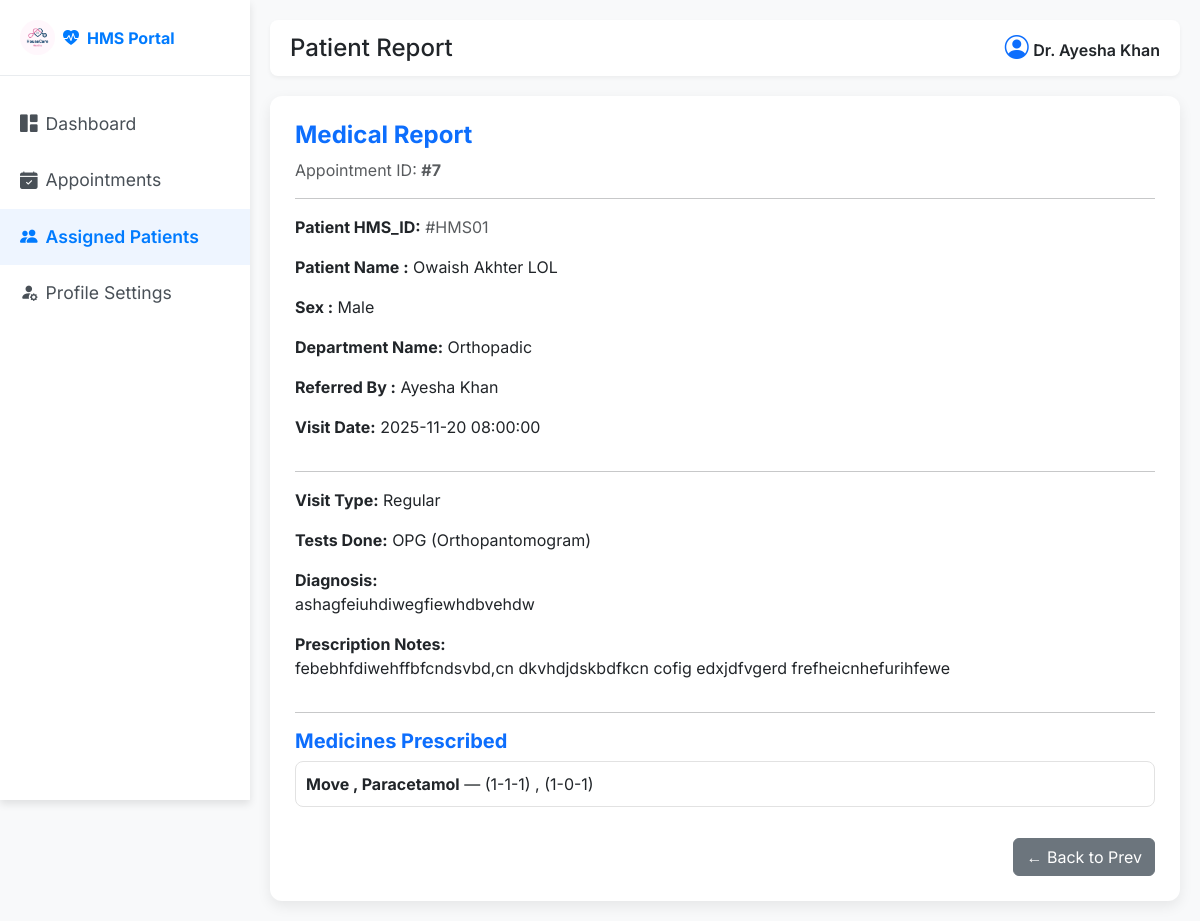
The app's page /doctor/view_report/7 (signed in) with its own data.
### back_app/models.py (models this page shows)
class User(db.Model, UserMixin):
    __tablename__ = 'user'
    id = db.Column(db.Integer, primary_key=True)
    full_name = db.Column(db.String(150), nullable=False)
    email = db.Column(db.String(150), unique=True, nullable=False)
    password = db.Column(db.String(150), nullable=False)
    phone_number = db.Column(db.String(15), nullable=False)
    age = db.Column(db.Integer(),  nullable=False)
    gender = db.Column(db.String(10) , nullable=False)
    role = db.Column(db.String(50), nullable=False ,default='Patient')  # 'admin', 'doctor', 'patient'
    profile_picture = db.Column(db.String(250), nullable=True, default='default.png')
    created_at = db.Column(db.DateTime, default=datetime.utcnow)
    doctor = db.relationship('Doctor', backref='user', uselist=False, cascade="all, delete-orphan")
    patient = db.relationship('Patient', backref='user', uselist=False, cascade="all, delete-orphan")

class Appointment(db.Model):
    __tablename__ = 'appointment'
    id = db.Column(db.Integer, primary_key=True)
    patient_id = db.Column(db.Integer, db.ForeignKey('patient.id'), nullable=False)
    doctor_id = db.Column(db.Integer, db.ForeignKey('doctor.id'), nullable=False)
    appointment_datetime = db.Column(db.DateTime, nullable=False)
    status = db.Column(db.String(50), nullable=False, default='Scheduled')  # 'Scheduled', 'Completed', 'Cancelled'
    created_at = db.Column(db.DateTime, default=datetime.utcnow)
    history = db.relationship('PatientHistory', backref='appointment', uselist=False, cascade="all, delete-orphan")

class Patient(db.Model):
    __tablename__ = 'patient'
    id = db.Column(db.Integer, primary_key=True)
    user_id = db.Column(db.Integer, db.ForeignKey('user.id'), nullable=False, unique=True)
    date_of_birth = db.Column(db.Date, nullable=True)
    gender = db.Column(db.String(10), nullable=True)
    address = db.Column(db.String(250), nullable=True)
    is_active = db.Column(db.Boolean, default=True)
    appointments = db.relationship('Appointment', backref='patient')

class Doctor(db.Model):
    __tablename__ = 'doctor'
    id = db.Column(db.Integer, primary_key=True)
    user_id = db.Column(db.Integer, db.ForeignKey('user.id'), nullable=False, unique=True)
    department_id = db.Column(db.Integer, db.ForeignKey('department.id'), nullable=False)
    qualification = db.Column(db.String(150), nullable=False)
    specialization = db.Column(db.String(100), nullable=False)
    experience_years = db.Column(db.Integer, nullable=False)
    bio = db.Column(db.Text, nullable=True)
    is_active = db.Column(db.Boolean, default=True)
    appointments = db.relationship('Appointment', backref='doctor')
    availabilities = db.relationship('DoctorAvailability', backref='doctor', cascade="all, delete-orphan")

class PatientHistory(db.Model):
    __tablename__ = 'patient_history'
    id = db.Column(db.Integer, primary_key=True)
    appointment_id = db.Column(db.Integer, db.ForeignKey('appointment.id'), nullable=False, unique=True)
    visit_type = db.Column(db.String(100))
    tests_done = db.Column(db.String(255))
    diagnosis = db.Column(db.Text)
    prescription_notes = db.Column(db.Text)
    medicines = db.relationship('PrescribedMedicine', backref='history', cascade="all, delete-orphan")

class PrescribedMedicine(db.Model):
    __tablename__ = 'prescribe_medicine'
    id = db.Column(db.Integer, primary_key=True)
    history_id = db.Column(db.Integer, db.ForeignKey('patient_history.id'), nullable=False)
    medicine_name = db.Column(db.String(150))
    dosage = db.Column(db.String(150))

### back_app/routes.py (the view)
@main.route('/doctor/view_report/<int:appointment_id>')
@login_required
def view_patient_report(appointment_id):
    if current_user.role.lower() != 'doctor':
        flash("Access denied ,Danger!")
        return redirect(url_for('main.home'))
    appointment = Appointment.query.get_or_404(appointment_id)
    if appointment.doctor_id != current_user.doctor.id:
        flash("Unauthorized Access!", "danger")
        return redirect(url_for('main.doctor_dashboard'))
    return render_template("doctor/patient_report.html", appointment=appointment)

### app.py (called while the page is built)
def create_app():
    app = Flask(__name__)
    database_url = os.environ.get('DATABASE_URL', 'sqlite:///hospital_management.db')
    if database_url.startswith("postgres://"):
        database_url = database_url.replace("postgres://", "postgresql://", 1)
    app.config['SQLALCHEMY_DATABASE_URI'] = database_url
    app.config['SECRET_KEY'] = os.environ.get('SECRET_KEY', 'your_secret_key')
    app.config['SQLALCHEMY_TRACK_MODIFICATIONS'] = False
    login_manager = LoginManager()
    login_manager.init_app(app)
    login_manager.login_view = 'login'
    @login_manager.user_loader
    def load_user(user_id):
        return User.query.get(int(user_id))
    db.init_app(app)
    with app.app_context():
        from back_app.routes import main
        app.register_blueprint(main)
        db.create_all()
    return app

### templates/doctor/patient_report.html (shortened to what this page needs)
<!DOCTYPE html>
<html lang="en">
<head>
    <link href="https://cdn.jsdelivr.net/npm/bootstrap@5.3.3/dist/css/bootstrap.min.css" rel="stylesheet">
    <link href="https://cdn.jsdelivr.net/npm/bootstrap-icons@1.11.1/font/bootstrap-icons.css" rel="stylesheet">
    <link rel="stylesheet" href="../../static/css/style.css">
</head>
<body>
<div class="wrapper">
        <nav id="sidebar">
            <div class="sidebar-header d-flex align-items-center">
                <a class="navbar-brand fw-bold d-flex align-items-center" href="#">
                     <img src="../../static/img/mad1.png" alt="HMS Logo" style="height: 35px;" class="me-2 rounded-circle">
                    <i class="bi bi-heart-pulse-fill me-2"></i>HMS Portal
                </a>
            </div>
            <ul class="list-unstyled components">
                <li><a href="{{ url_for('main.doctor_dashboard') }}"><i class="bi bi-grid-1x2-fill me-2"></i>Dashboard</a></li>
                <li><a href="{{ url_for('main.manage_appointment') }}"><i class="bi bi-calendar-check-fill me-2"></i>Appointments</a></li>
                <li  class="active" ><a href="{{ url_for('main.assigned_patients') }}"><i class="bi bi-people-fill me-2"></i>Assigned Patients</a></li>
                <li><a href="{{ url_for('main.update_profile') }}"><i class="bi bi-person-fill-gear me-2"></i>Profile Settings</a></li>
            </ul>
        </nav>
    <div id="content">
        <div class="top-navbar d-flex justify-content-between align-items-center">
            <h4 class="mb-0">Patient Report</h4>
            <div>
                <i class="bi bi-person-circle fs-4 text-primary"></i>
                <span class="fw-semibold">Dr. {{ current_user.full_name }}</span>
            </div>
        </div>
        <div class="card">
            <h4 class="text-primary fw-bold mb-2">Medical Report</h4>
            <span class="text-muted">Appointment ID: <b>#{{ appointment.id }}</b></span>
            <hr>
            <p><b>Patient HMS_ID:</b><span class="text-muted"> #HMS0{{ appointment.patient.id }}</span></p>
            <p><b>Patient Name :</b> {{ appointment.patient.user.full_name }}</p>
            <p><b>Sex :</b> {{ appointment.patient.user.gender }}</p>
            <p><b>Department Name:</b> {{ appointment.doctor.specialization }}</p>
            <p><b>Referred By :</b> {{ appointment.doctor.user.full_name }}</p>
            <p><b>Visit Date:</b> {{ appointment.appointment_datetime }}</p>
            <hr>
            {% if appointment.history %}
                <p><b>Visit Type:</b> {{ appointment.history.visit_type }}</p>
                <p><b>Tests Done:</b> {{ appointment.history.tests_done }}</p>
                <p><b>Diagnosis:</b><br> {{ appointment.history.diagnosis }}</p>
                <p><b>Prescription Notes:</b><br> {{ appointment.history.prescription_notes }}</p>
                <hr>
                <h5 class="text-primary fw-bold">Medicines Prescribed</h5>
                {% for med in appointment.history.medicines %}
                    <div class="med-box">
                        <b>{{ med.medicine_name }}</b> — <span>{{ med.dosage }}</span>
                    </div>
                {% else %}
                    <p>No medicines added.</p>
                {% endfor %}
            {% else %}
                <div class="alert alert-warning">No medical history found for this appointment.</div>
            {% endif %}
            <div class="text-end mt-4">
                <button class="btn btn-secondary" onclick="window.history.back();">
                    ← Back to Prev
                </button>
            </div>
        </div>
    </div>
</div>
</body>
</html>

### static/css/style.css (style rules this page uses)
body { font-family: 'Inter', sans-serif; background-color: #f8f9fa; }
.wrapper { display: flex; width: 100%; min-height: 100vh; }
#sidebar { width: 250px; position: fixed; top: 0; left: 0; height: 100vh; z-index: 999; background: #ffffff; color: #fff; transition: all 0.3s; box-shadow: 0 4px 8px rgba(0,0,0,0.1); }
#sidebar .sidebar-header { padding: 20px; background: #ffffff; border-bottom: 1px solid #e9ecef; }
#sidebar .sidebar-header a { font-weight: 700; color: #007bff !important; text-decoration: none; }
#sidebar ul.components { padding: 20px 0; }
#sidebar ul li a { padding: 15px 20px; font-size: 1.1em; display: block; color: #495057; text-decoration: none; transition: all 0.3s; }
#sidebar ul li.active>a, a[aria-expanded="true"] { color: #007bff; background: #eef5ff; font-weight: 600; }
#content { width: calc(100% - 250px); padding: 20px; min-height: 100vh; transition: all 0.3s; position: absolute; top: 0; right: 0; }
.top-navbar { background: #fff; border-radius: 8px; box-shadow: 0 2px 4px rgba(0,0,0,0.05); padding: 10px 20px; margin-bottom: 20px; }

### templates/doctor/patient_report.html (style rules this page uses)
body { font-family:'Inter';background:#f8f9fa; }
.card { border:none;border-radius:12px;padding:25px; box-shadow:0 5px 14px rgba(0,0,0,0.08); }
.med-box { background:#fff;border:1px solid #e2e2e2; padding:10px;border-radius:8px;margin-bottom:7px; }

### records on screen
User: full_name "Ayesha Khan", doctor.user.full_name "Ayesha Khan"
Appointment: id "7", appointment_datetime "2025-11-20 08:00:00"
Patient: patient.id "1"
User: patient.user.full_name "Owaish Akhter LOL", patient.user.gender "Male"
Doctor: doctor.specialization "Orthopadic"
PatientHistory: history.visit_type "Regular", history.tests_done "OPG (Orthopantomogram)", history.diagnosis "ashagfeiuhdiwegfiewhdbvehdw", history.prescription_notes "febebhfdiwehffbfcndsvbd,cn dkvhdjdskbdfkcn cofig edxjdfvgerd frefheicnhefurihfewe"
PrescribedMedicine: medicine_name "Move , Paracetamol", dosage "(1-1-1) , (1-0-1)"
